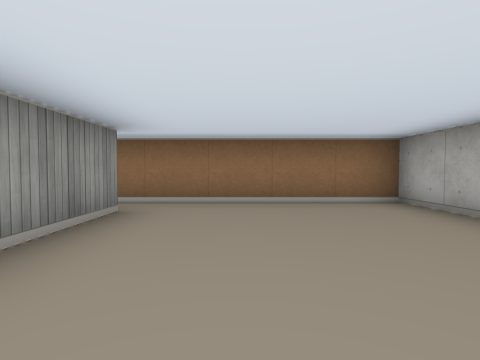
view 1 (above)

12 first-person views from a walk through a cub3D level. The camera is about half as high as the walls, tilts 2° down and sees 80° across. The floor is counted in squares. Each view is taken from the middle of a square. On the plan, view 1 faces up. The plan holds only what a view shows up to about 9 squares ahead; the rest is blank.

view 2
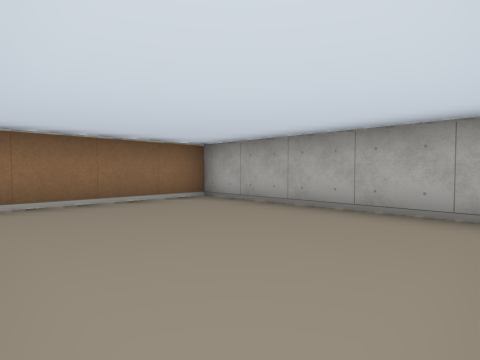

view 3
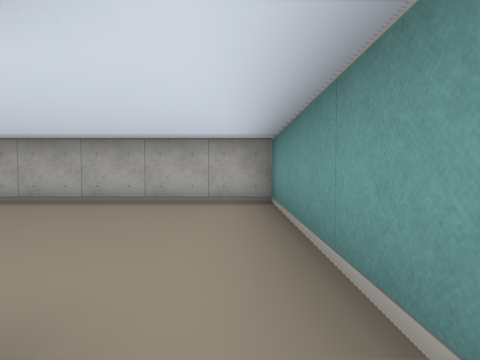

view 4
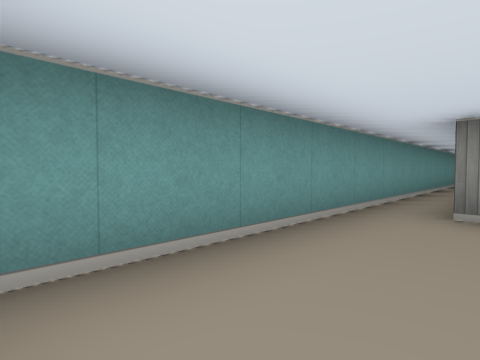

view 5
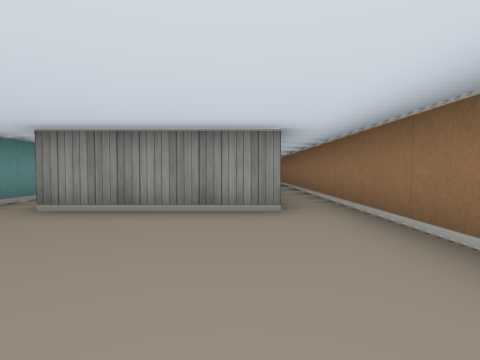

view 6
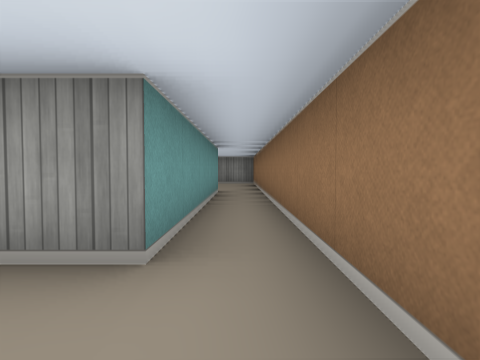

view 7
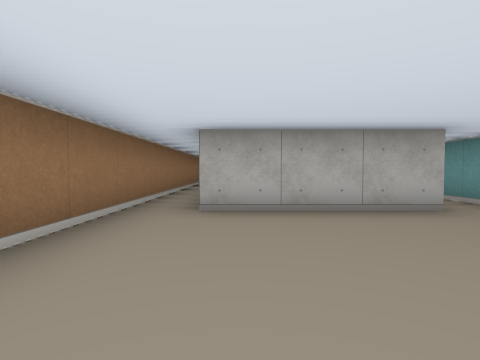

view 8
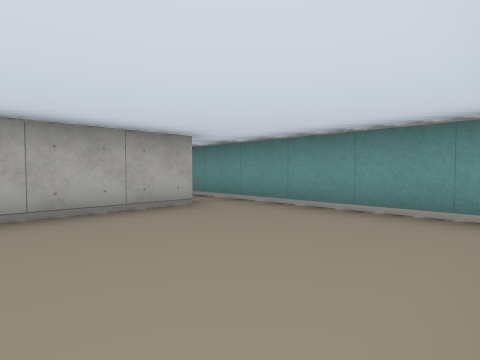

view 9
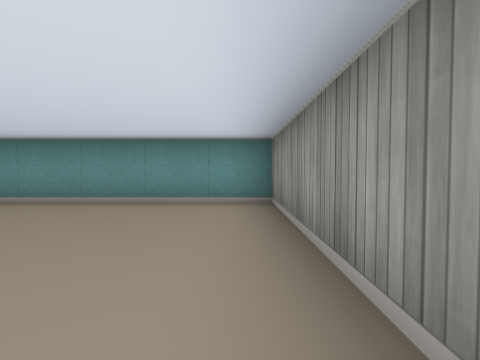

view 10
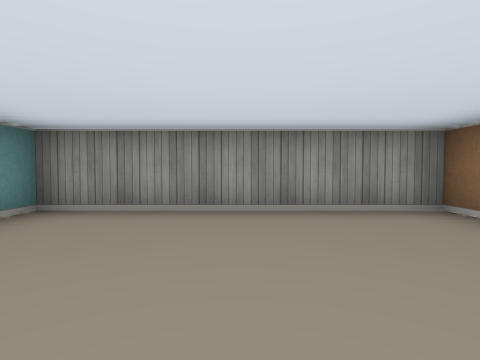

view 11
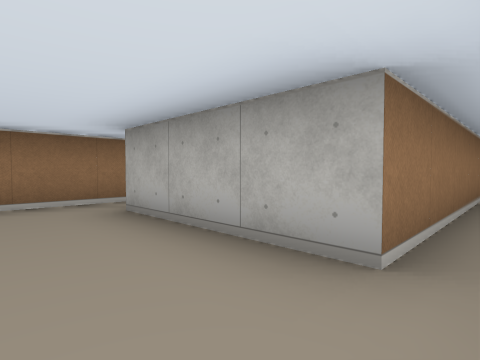

view 12
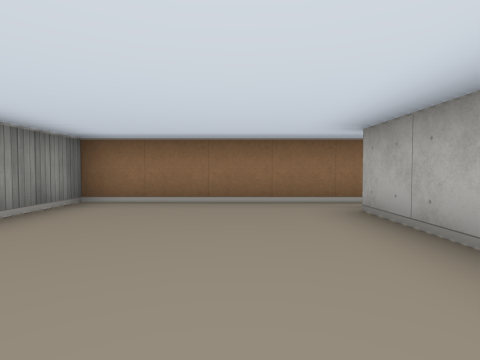

### Floor plan
Ten units are one square. View 1 is at (0, 0); x grows to the right and y downward. Boxes are objects, and circles mark ways between rooms. Rooms are numbered by the first view taken in them; rooms with no view inside come last. Other rooms are left out.
<svg viewBox="-110 -50 140 60">
<path fill="none" stroke="#000" d="M-15 -35 -15 -5M-15 5 25 5 25 -45 -15 -45M-22 -5 -65 -5 -65 -35 -15 -35M-15 -45 -105 -45 -105 5 -15 5"/>
<circle cx="-20" cy="-40" r="3" fill="#2a7"/>
<circle cx="-20" cy="0" r="3" fill="#2a7"/>
<text x="0" y="-20">1</text>
<text x="-70" y="-20">2</text>
</svg>
Room 1 opens to room 2.

Where each view was taken, in squares from view 1:
view 1: 0 up, 0 right, facing up
view 2: 0 up, 1 left, facing up-right
view 3: 0 up, 2 left, facing right
view 4: 1 up, 2 right, facing down-left
view 5: 3 up, 2 right, facing left
view 6: 4 up, 0 right, facing left
view 7: 3 up, 10 left, facing right
view 8: 3 up, 10 left, facing down-right
view 9: 4 up, 10 left, facing down
view 10: 2 up, 7 left, facing left
view 11: 0 up, 8 left, facing up-right
view 12: 0 up, 8 left, facing up
